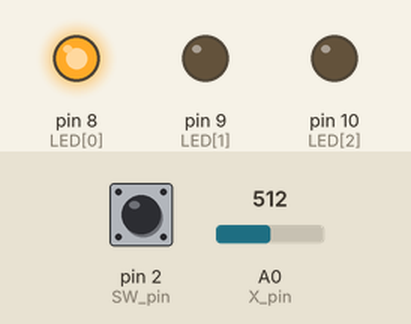
A sketch run on a simulated Arduino Uno, built with avr-gcc and run on an emulated ATmega328P. Shown: output pins drawn as LEDs (lit = HIGH). The test bench sets the inputs (shaded band); at power-on: A0 (X_pin) = 512, pin 2 (SW_pin) HIGH.

Above: at 1.2 s.
1.3 s: A0 (X_pin) set to 141
2.8 s: A0 (X_pin) set to 116
At 4.2 s:
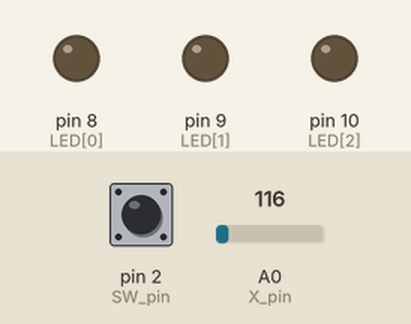
4.5 s: pin 2 (SW_pin) pulled LOW for 0.3 s
At 5.6 s:
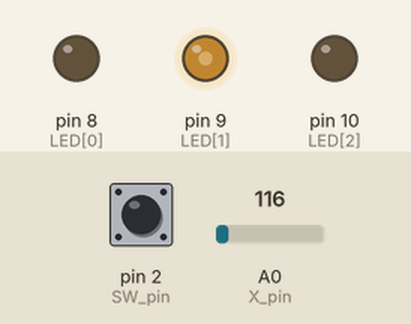
6.3 s: pin 2 (SW_pin) pulled LOW for 1 s
At 7.1 s:
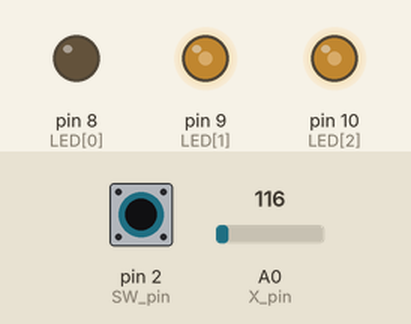
8.8 s: A0 (X_pin) set to 306
At 10.2 s:
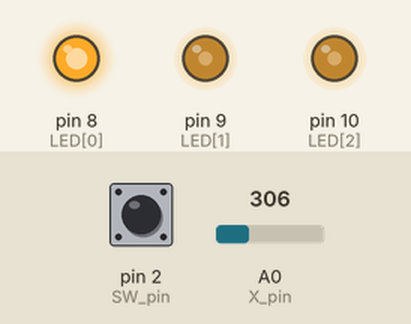
10.5 s: pin 2 (SW_pin) pulled LOW for 0.3 s
At 11.5 s:
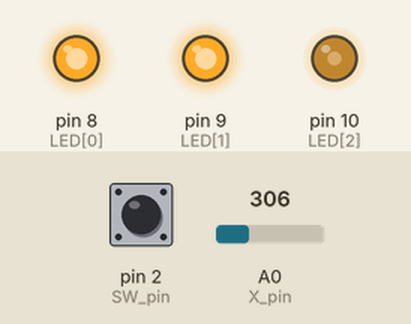
Timing chart, 0 to 13.3 s (numbered marks = the images above; inputs shaded):
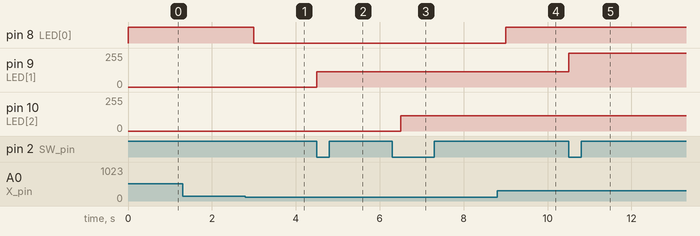

The sketch:

RGB_stick.ino
```cpp
int LED[] = {8,9,10};
int SW_pin = 2;
int X_pin = A0;
int Y_pin = A1;

int klikNumber = 0;

void setup() {

  for(int i = 0; i < sizeof(LED)/sizeof(int); i++)
    pinMode(LED[i],OUTPUT);

  pinMode(SW_pin, INPUT);
  digitalWrite(SW_pin, HIGH);
  Serial.begin(9600);
}

void loop() {
  if(digitalRead(SW_pin) == 0) klikNumber++;
    analogWrite(LED[klikNumber%3],analogRead(X_pin));

  if(analogRead(X_pin) == 0) klikNumber--;

  delay(500);
}
```

Measured:
- the behaviour switches between 128 and 127 on A0 (X_pin) (found by bisection; images 0 and 1)
- after the input at 1.3 s, every drawn part: stays the same
- after the input at 2.8 s, pin 8 (LED[0]): HIGH → LOW after 0.20 s
- after the input at 4.5 s, pin 9 (LED[1]): 0/255 → 116/255 at once
- after the input at 6.3 s, pin 10 (LED[2]): 0/255 → 116/255 after 0.20 s
- after the input at 8.8 s, pin 8 (LED[0]): LOW → HIGH after 0.20 s
- after the input at 10.5 s, pin 9 (LED[1]): 116/255 → 255/255 at once
